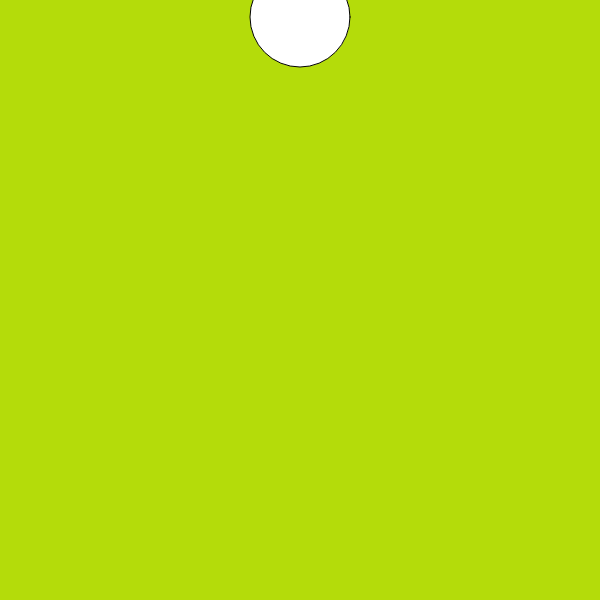
Frame 1 (no input)
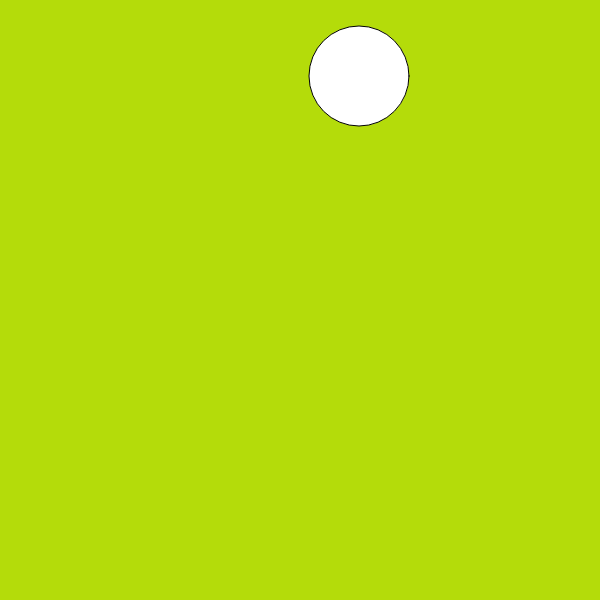
Frame 60 (no input)
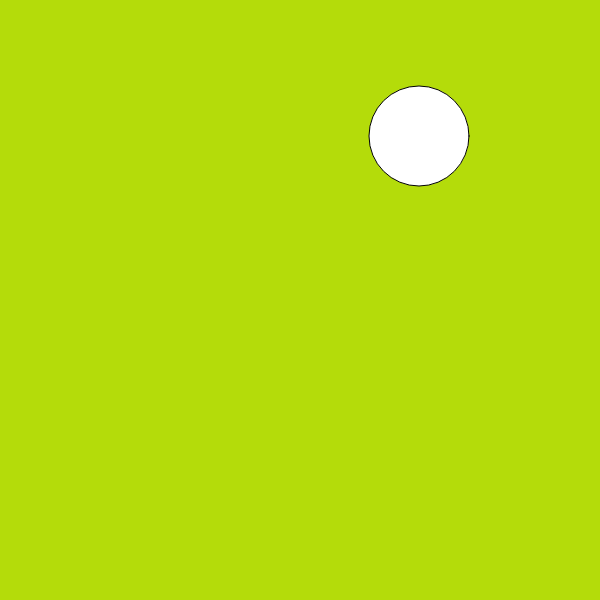
Frame 120 (the mouse pressed at the canvas centre since frame 60)

The p5.js sketch that drew these frames (run headless with seeded random() and noise() and a simulated clock; from frame 60 on, the mouse is pressed at the canvas centre):

// p5.js sketch
// ── sketch.js
//////// Global variables are used throughout the sketch
var xPos, yPos;
var xDir, yDir;

function setup() {
    createCanvas(600, 600);
    // instantiate the variables
    xPos = width / 2;
    yPos = 17;
    xDir = 1;
    yDir = 1;
}

function draw() {
    background(180, 220, 10);
    ellipse(xPos, yPos, 100, 100);
    
    // IF the xPos variable is greater than the width of the screen
    // (moves to the right side) reverse direction
    if (xPos > width) {
        // do a thing
        xDir *= -1;
    }
    // IF the xPos variable is less than 0
    // (moves to the left side) reverse direction
    if (xPos < 0) {
        // do a thing
        xDir *= -1;
    }
    // IF the yPos variable is greater than the height of the screen
    // (moves to the bottom ) reverse direction    
    if (yPos > height) {
        // do a thing
        yDir *= -1;
    }
    // IF the yPos variable is less than 0
    // (moves to the top) reverse direction  
    if (yPos < 0) {
        // do a thing
        yDir *= -1;
    }
    // add to the direction variables for the next loop
    xPos += xDir;
    yPos += yDir;
    
    // right now, the ball bounces at the center. How would you make it bounce when the edge touches instead?
}
